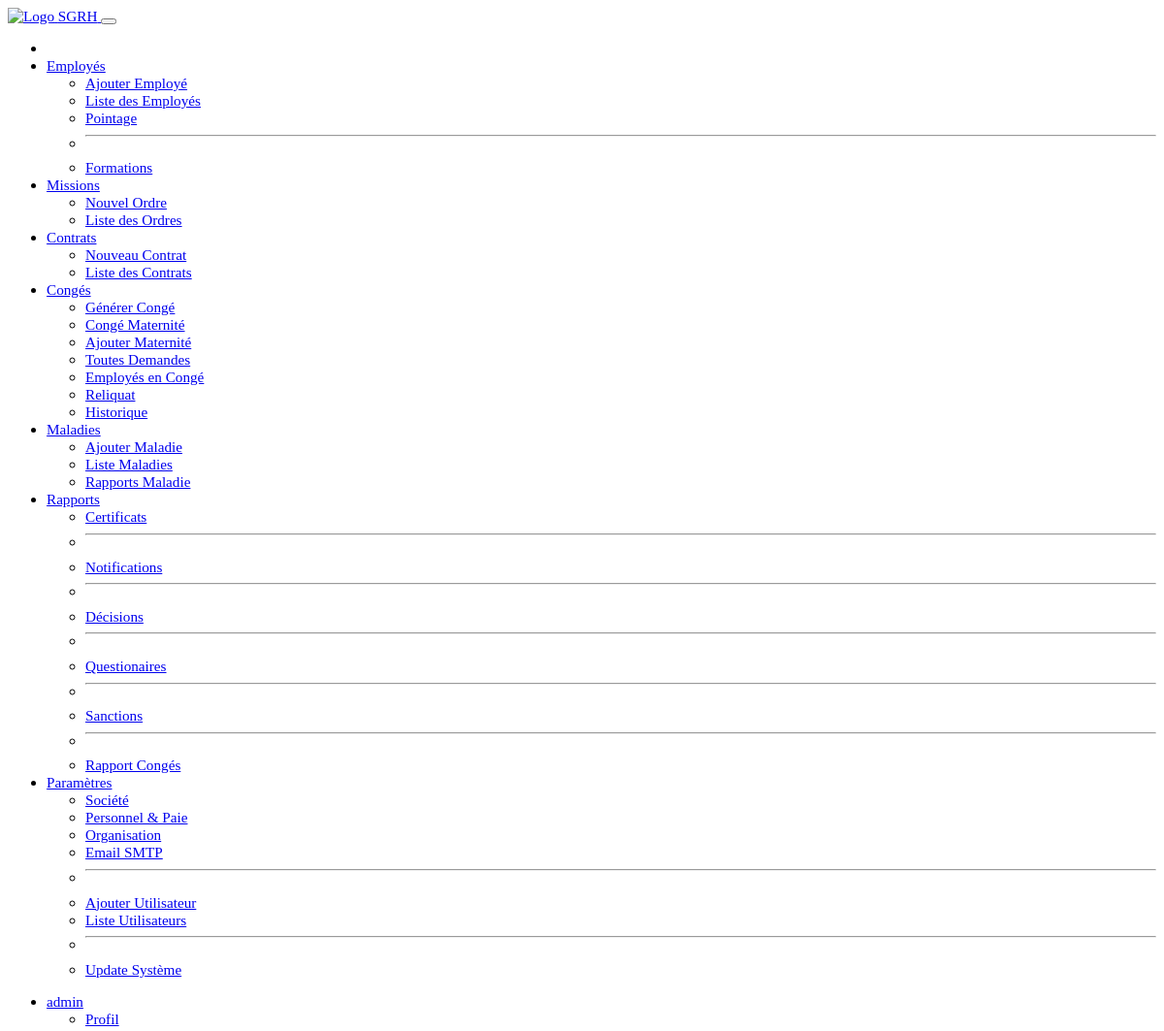
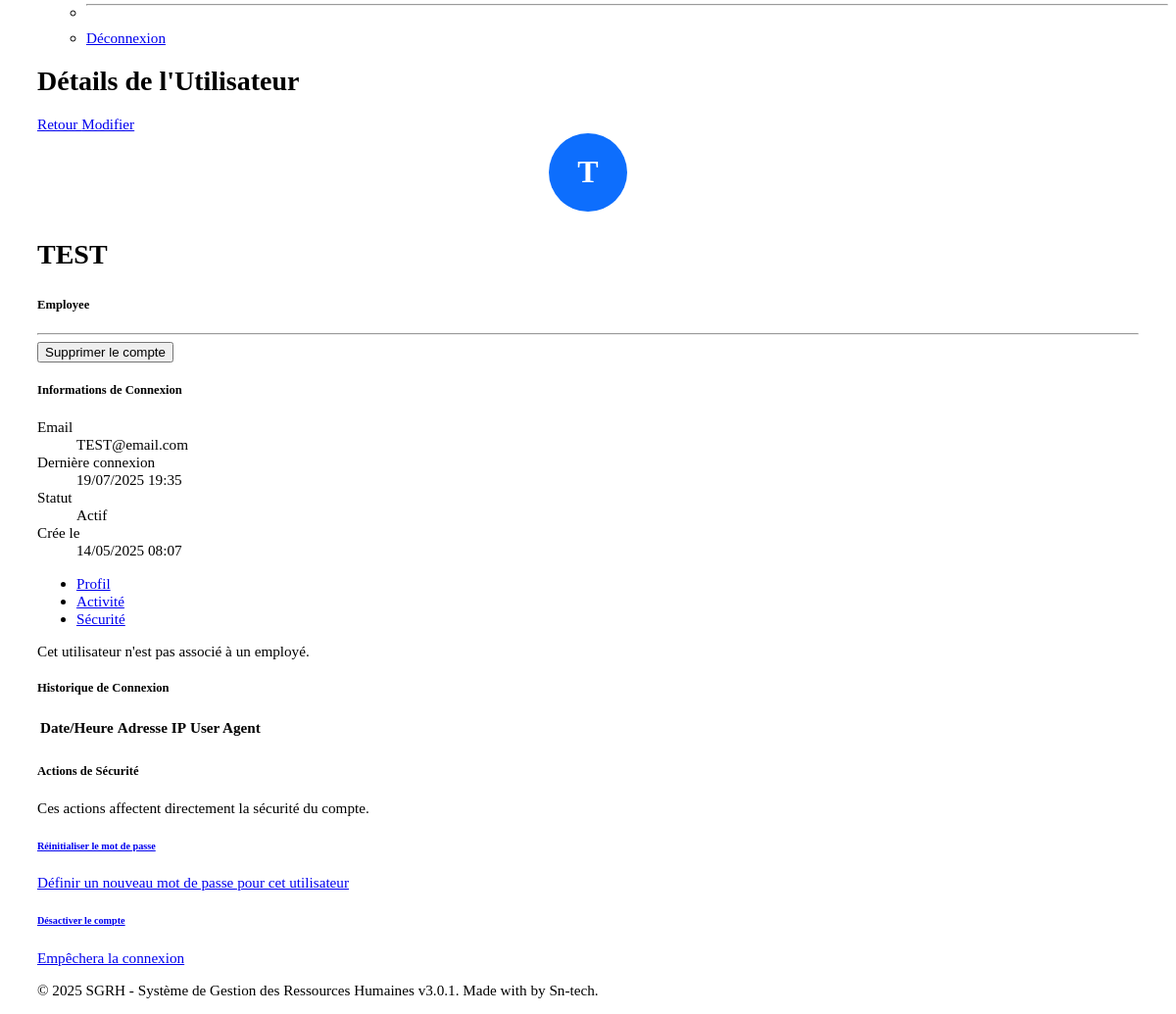
Page /admin/index.php?route=users_view&id=3 (signed in) on the committed database (2 pictures, top to bottom).
### tables this page shows
CREATE TABLE `users` (
  `id` int(11) NOT NULL,
  `username` varchar(50) NOT NULL,
  `password` varchar(255) NOT NULL,
  `email` varchar(100) NOT NULL,
  `role` enum('admin','hr','employee') NOT NULL DEFAULT 'employee',
  `is_active` tinyint(1) DEFAULT 1,
  `created_at` timestamp NOT NULL DEFAULT current_timestamp(),
  `last_login` timestamp NULL DEFAULT NULL,
  `failed_attempts` int(11) NOT NULL DEFAULT 0,
  `account_locked_until` datetime DEFAULT NULL,
  `otp_code` varchar(255) DEFAULT NULL,
  `otp_expires_at` datetime DEFAULT NULL,
  `is_email_otp_enabled` tinyint(1) NOT NULL DEFAULT 0 COMMENT '0 = Email OTP Disabled, 1 = Enabled',
  `otp_secret` varchar(255) DEFAULT NULL COMMENT 'Encrypted secret for authenticator app',
  `is_app_otp_enabled` tinyint(1) NOT NULL DEFAULT 0 COMMENT '0 = App OTP Disabled, 1 = Enabled'
);

### admin/index.php (called while the page is built, shortened)
<?php
require_once __DIR__ . '../../includes/functions.php';
$route = $_GET['route'] ?? 'update_system';
$page = $routes[$route];
$target = __DIR__ . '/pages/' . $page;
require_once $target;

### includes/functions.php (called while the page is built, shortened)
<?php
function formatDate($date, $format = 'd/m/Y') {
    if (empty($date) || $date === '0000-00-00' || $date === '0000-00-00 00:00:00') {
        return '';
    }
    try {
        $dateTime = new DateTime($date);
        return $dateTime->format($format);
    } catch (Exception $e) {
        return $date;
    }
}
?>

### admin/pages/users/view.php (the view, shortened to what this page needs)
<?php
require_once '../../config/config.php';
require_once '../../includes/functions.php';
$userId = (int)$_GET['id'];
$stmt = $db->prepare("SELECT u.*, e.first_name, e.last_name, e.nin, e.department, e.position
                      FROM users u
                      LEFT JOIN employees e ON u.id = e.user_id
                      WHERE u.id = ?");
$stmt->execute([$userId]);
$user = $stmt->fetch();
$logins = $db->prepare("SELECT * FROM users WHERE id = ? ");
$logins->execute([$userId]);
include '../../includes/header.php';
?>
<div class="container">
    <div class="d-flex justify-content-between align-items-center mb-4">
        <h1>Détails de l'Utilisateur</h1>
        <div>
            <a href="\admin/employees/view.php?nin=<?=$user['nin'] ?>" class="btn btn-secondary">
                <i class="bi bi-arrow-left"></i> Retour
            </a>
            <a href="edit.php?id=<?= $user['id'] ?>" class="btn btn-primary ms-2">
                <i class="bi bi-pencil"></i> Modifier
            </a>
        </div>
    </div>
    <div class="row">
        <div class="col-md-4">
            <div class="card mb-4">
                <div class="card-body text-center">
                    <div class="avatar-lg mx-auto mb-3">
                        <?= strtoupper(substr($user['username'], 0, 1)) ?>
                    </div>
                    <h3><?= htmlspecialchars($user['username']) ?></h3>
                    <h5 class="text-muted">
                        <?= ucfirst($user['role']) ?>
                    </h5>
                    <hr>
                    <div class="d-grid gap-2">
                        <button class="btn btn-outline-danger"
                            onclick="confirmDelete(<?= $user['id'] ?>, '<?= htmlspecialchars(addslashes($user['username'])) ?>')">
                            <i class="bi bi-trash"></i> Supprimer le compte
                        </button>
                    </div>
                </div>
            </div>
            <div class="card">
                <div class="card-header">
                    <h5 class="card-title">Informations de Connexion</h5>
                </div>
                <div class="card-body">
                    <dl class="row">
                        <dt class="col-sm-5">Email</dt>
                        <dd class="col-sm-7"><?= htmlspecialchars($user['email']) ?></dd>
                        <dt class="col-sm-5">Dernière connexion</dt>
                        <dd class="col-sm-7">
                            <?= $user['last_login'] ? formatDate($user['last_login'], 'd/m/Y H:i') : 'Jamais' ?>
                        </dd>
                        <dt class="col-sm-5">Statut</dt>
                        <dd class="col-sm-7">
                            <span class="badge bg-<?= $user['is_active'] ? 'success' : 'danger' ?>">
                                <?= $user['is_active'] ? 'Actif' : 'Inactif' ?>
                            </span>
                        </dd>
                        <dt class="col-sm-5">Crée le</dt>
                        <dd class="col-sm-7"><?= formatDate($user['created_at'], 'd/m/Y H:i') ?></dd>
                    </dl>
                </div>
            </div>
        </div>
        <div class="col-md-8">
            <div class="card mb-4">
                <div class="card-header">
                    <ul class="nav nav-tabs card-header-tabs">
                        <li class="nav-item">
                            <a class="nav-link active" data-bs-toggle="tab" href="#profile">Profil</a>
                        </li>
                        <li class="nav-item">
                            <a class="nav-link" data-bs-toggle="tab" href="#activity">Activité</a>
                        </li>
                        <li class="nav-item">
                            <a class="nav-link" data-bs-toggle="tab" href="#security">Sécurité</a>
                        </li>
                    </ul>
                </div>
                <div class="card-body">
                    <div class="tab-content">
                        <div class="tab-pane fade show active" id="profile">
                            <?php if (!empty($user['first_name'])): ?>
                                <h5 class="mb-3">Informations Employé</h5>
                                <dl class="row">
                                    <dt class="col-sm-3">Nom Complet</dt>
                                    <dd class="col-sm-9">
                                        <?= htmlspecialchars($user['first_name'] . ' ' . htmlspecialchars($user['last_name'])) ?>
                                    </dd>
                                    <dt class="col-sm-3">Poste</dt>
                                    <dd class="col-sm-9"><?= htmlspecialchars($user['position']) ?></dd>
                                    <dt class="col-sm-3">Département</dt>
                                    <dd class="col-sm-9"><?= htmlspecialchars($user['department']) ?></dd>
                                    <dt class="col-sm-3">NIN</dt>
                                    <dd class="col-sm-9"><?= htmlspecialchars($user['nin']) ?></dd>
                                </dl>
                            <?php else: ?>
                                <div class="alert alert-info">
                                    Cet utilisateur n'est pas associé à un employé.
                                </div>
                            <?php endif; ?>
                        </div>
                        <div class="tab-pane fade" id="activity">
                            <h5 class="mb-3">Historique de Connexion</h5>
                            <?php if ($logins->rowCount() > 0): ?>
                                <div class="table-responsive">
                                    <table class="table table-sm">
                                        <thead>
                                            <tr>
                                                <th>Date/Heure</th>
                                                <th>Adresse IP</th>
                                                <th>User Agent</th>
                                            </tr>
                                        </thead>
                                        <tbody>
                                            <?php while ($login = $logins->fetch()): ?>
                                                <tr>
                                                    <td><?= formatDate($login['login_time'], 'd/m/Y H:i') ?></td>
                                                    <td><?= htmlspecialchars($login['ip_address']) ?></td>
                                                    <td class="text-truncate" style="max-width: 200px;" title="<?= htmlspecialchars($login['user_agent']) ?>">
                                                    </td>
                                                </tr>
                                            <?php endwhile; ?>
                                        </tbody>
                                    </table>
                                </div>
                            <?php else: ?>
                                <div class="alert alert-info">
                                    Aucune activité de connexion enregistrée.
                                </div>
                            <?php endif; ?>
                        </div>
                        <div class="tab-pane fade" id="security">
                            <div class="alert alert-warning">
                                <h5 class="alert-heading">
                                    <i class="bi bi-shield-lock"></i> Actions de Sécurité
                                </h5>
                                <p>Ces actions affectent directement la sécurité du compte.</p>
                            </div>
                            <div class="list-group">
                                <a href="reset_password.php?id=<?= $user['id'] ?>" class="list-group-item list-group-item-action">
                                    <div class="d-flex justify-content-between">
                                        <div>
                                            <h6 class="mb-1">Réinitialiser le mot de passe</h6>
                                            <p class="mb-1 small text-muted">
                                                Définir un nouveau mot de passe pour cet utilisateur
                                            </p>
                                        </div>
                                    </div>
                                </a>
                                <a href="toggle_status.php?id=<?= $user['id'] ?>" class="list-group-item list-group-item-action">
                                    <div class="d-flex justify-content-between">
                                        <div>
                                            <h6 class="mb-1">
                                                <?= $user['is_active'] ? 'Désactiver' : 'Activer' ?> le compte
                                            </h6>
                                            <p class="mb-1 small text-muted">
                                                <?= $user['is_active'] ? 'Empêchera la connexion' : 'Permettra à nouveau la connexion' ?>
                                            </p>
                                        </div>
                                    </div>
                                </a>
                            </div>
                        </div>
                    </div>
                </div>
            </div>
        </div>
    </div>
</div>
<?php include '../../includes/footer.php'; ?>

### includes/header.php (style rules this page uses)
body { font-size: 0.95rem; }
h1, h2, h3 { font-size: calc(1.3rem + .6vw); }
.container { padding-left: 15px; padding-right: 15px; }

### admin/pages/users/view.php (style rules this page uses)
.avatar-lg { width: 80px; height: 80px; background-color: #0d6efd; color: white; border-radius: 50%; display: flex; align-items: center; justify-content: center; font-size: 2rem; font-weight: bold; margin: 0 auto; }

### rows in the picture
users: username "T", username "TEST", role "Employee", email "TEST@email.com", last_login "19/07/2025 19:35", created_at "14/05/2025 08:07"

### other values in the picture
$_SESSION['username'] "admin"
APP_NAME "SGRH - Système de Gestion des Ressources Humaines"
APP_VERSION "3.0.1"
